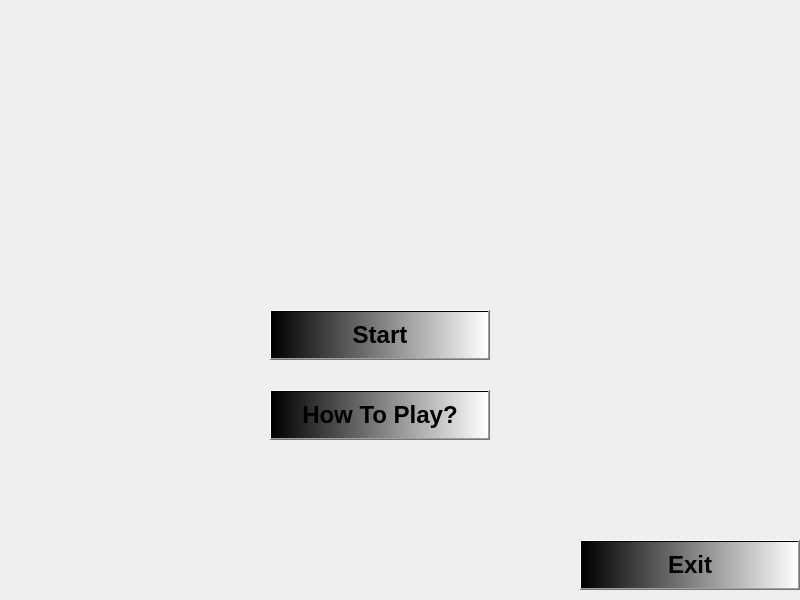
<?xml version="1.0" encoding="UTF-8"?>
<ui version="4.0">
 <class>MainMenu</class>
 <widget class="QDialog" name="MainMenu">
  <property name="geometry">
   <rect>
    <x>0</x>
    <y>0</y>
    <width>800</width>
    <height>600</height>
   </rect>
  </property>
  <property name="font">
   <font>
    <pointsize>20</pointsize>
   </font>
  </property>
  <property name="cursor">
   <cursorShape>ArrowCursor</cursorShape>
  </property>
  <property name="windowTitle">
   <string>Village Raider</string>
  </property>
  <property name="styleSheet">
   <string notr="true">background-image: url(:/images/background_menu.jpg);</string>
  </property>
  <widget class="QPushButton" name="btnStart">
   <property name="geometry">
    <rect>
     <x>270</x>
     <y>310</y>
     <width>220</width>
     <height>50</height>
    </rect>
   </property>
   <property name="font">
    <font>
     <family>Nirmala UI</family>
     <pointsize>18</pointsize>
     <weight>75</weight>
     <bold>true</bold>
    </font>
   </property>
   <property name="autoFillBackground">
    <bool>false</bool>
   </property>
   <property name="styleSheet">
    <string notr="true">background-color: qlineargradient(spread:pad, x1:0, y1:0, x2:1, y2:0, stop:0 rgba(0, 0, 0, 255), stop:1 rgba(255, 255, 255, 255));

</string>
   </property>
   <property name="text">
    <string>Start</string>
   </property>
   <property name="autoDefault">
    <bool>true</bool>
   </property>
   <property name="default">
    <bool>false</bool>
   </property>
   <property name="flat">
    <bool>false</bool>
   </property>
  </widget>
  <widget class="QPushButton" name="btnExit">
   <property name="geometry">
    <rect>
     <x>580</x>
     <y>540</y>
     <width>220</width>
     <height>50</height>
    </rect>
   </property>
   <property name="font">
    <font>
     <family>Nirmala UI</family>
     <pointsize>18</pointsize>
     <weight>75</weight>
     <italic>false</italic>
     <bold>true</bold>
     <underline>false</underline>
     <strikeout>false</strikeout>
    </font>
   </property>
   <property name="styleSheet">
    <string notr="true">background-color: qlineargradient(spread:pad, x1:0, y1:0, x2:1, y2:0, stop:0 rgba(0, 0, 0, 255), stop:1 rgba(255, 255, 255, 255));</string>
   </property>
   <property name="text">
    <string>Exit</string>
   </property>
  </widget>
  <widget class="QPushButton" name="btnHowTo">
   <property name="geometry">
    <rect>
     <x>270</x>
     <y>390</y>
     <width>220</width>
     <height>50</height>
    </rect>
   </property>
   <property name="font">
    <font>
     <family>Nirmala UI</family>
     <pointsize>18</pointsize>
     <weight>75</weight>
     <bold>true</bold>
    </font>
   </property>
   <property name="autoFillBackground">
    <bool>false</bool>
   </property>
   <property name="styleSheet">
    <string notr="true">background-color: qlineargradient(spread:pad, x1:0, y1:0, x2:1, y2:0, stop:0 rgba(0, 0, 0, 255), stop:1 rgba(255, 255, 255, 255));

</string>
   </property>
   <property name="text">
    <string>How To Play?</string>
   </property>
   <property name="autoDefault">
    <bool>true</bool>
   </property>
   <property name="default">
    <bool>false</bool>
   </property>
   <property name="flat">
    <bool>false</bool>
   </property>
  </widget>
 </widget>
 <resources/>
 <connections/>
</ui>
